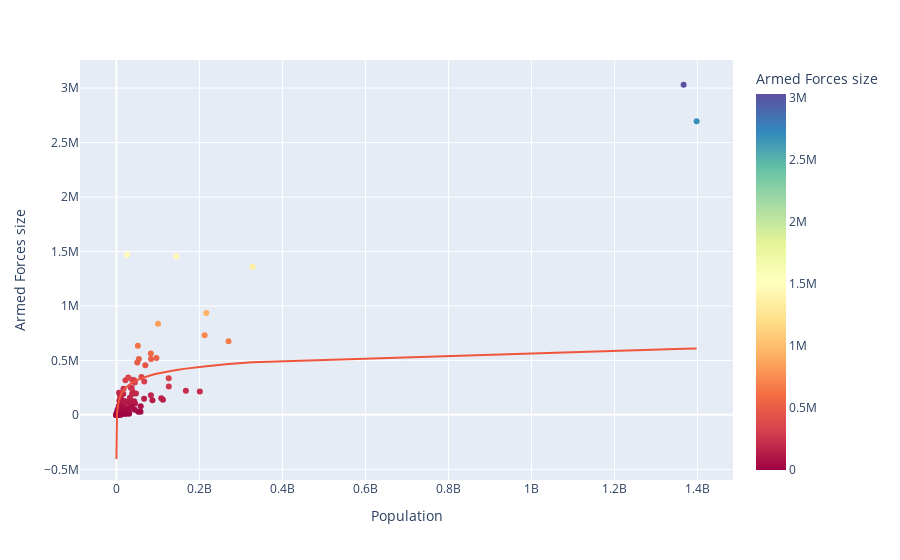

Here is the notebook cell this chart was saved with:
### Code cell
plt = px.scatter(df, x="Population", y="Armed Forces size", color = "Armed Forces size",
                 trendline="ols", trendline_options=dict(log_x=True), color_continuous_scale="Spectral",hover_data=df[['Country']])

plt.show()

### Figure 1 — Plotly figure (JSON) as saved in the notebook; plotly's stock layout.template omitted (floating-point values rounded to 4 significant figures; data arrays with more than 128 entries replaced by an {"elided": "..."} marker saying what was removed)
{"data": [{"customdata": {"elided": "188x1 str values"}, "hovertemplate": "Population=%{x}<br>Armed Forces size=%{marker.color}<br>Country=%{customdata[0]}<extra></extra>", "legendgroup": "", "marker": {"color": {"elided": "188 int values"}, "coloraxis": "coloraxis", "symbol": "circle"}, "mode": "markers", "name": "", "orientation": "v", "showlegend": false, "type": "scatter", "x": {"elided": "188 int values"}, "xaxis": "x", "y": {"elided": "188 int values"}, "yaxis": "y"}, {"hovertemplate": "<b>OLS trendline</b><br>Armed Forces size = 199586 * log10(Population) + -1.21698e+06<br>R<sup>2</sup>=0.263273<br><br>Population=%{x}<br>Armed Forces size=%{y} <b>(trend)</b><extra></extra>", "legendgroup": "", "marker": {"symbol": "circle"}, "mode": "lines", "name": "", "showlegend": false, "type": "scatter", "x": {"elided": "188 int values"}, "xaxis": "x", "y": {"elided": "188 float values"}, "yaxis": "y"}], "layout": {"coloraxis": {"colorbar": {"title": {"text": "Armed Forces size"}}, "colorscale": [[0, "rgb(158,1,66)"], [0.1, "rgb(213,62,79)"], [0.2, "rgb(244,109,67)"], [0.3, "rgb(253,174,97)"], [0.4, "rgb(254,224,139)"], [0.5, "rgb(255,255,191)"], [0.6, "rgb(230,245,152)"], [0.7, "rgb(171,221,164)"], [0.8, "rgb(102,194,165)"], [0.9, "rgb(50,136,189)"], [1, "rgb(94,79,162)"]]}, "legend": {"tracegroupgap": 0}, "margin": {"t": 60}, "xaxis": {"anchor": "y", "domain": [0, 1], "title": {"text": "Population"}}, "yaxis": {"anchor": "x", "domain": [0, 1], "title": {"text": "Armed Forces size"}}}}
